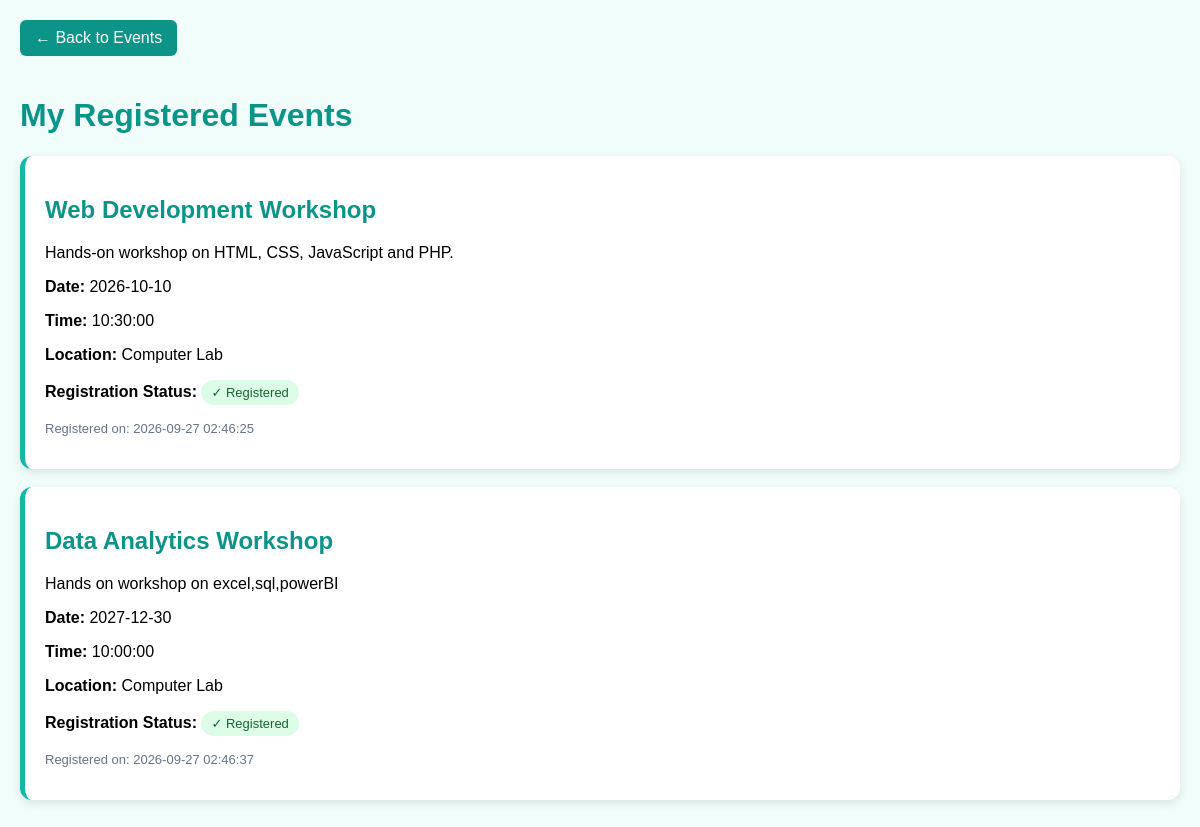
Screenshot of /my_events.php (signed in) with the database file from the repository.
### tables this page shows
CREATE TABLE `event_registrations` (
  `id` int(11) NOT NULL,
  `event_id` int(11) NOT NULL,
  `user_id` int(11) NOT NULL,
  `status` enum('registered','cancelled','attended') NOT NULL DEFAULT 'registered',
  `registered_at` datetime NOT NULL DEFAULT current_timestamp()
);

CREATE TABLE `events` (
  `id` int(11) NOT NULL,
  `title` varchar(255) NOT NULL,
  `description` text DEFAULT NULL,
  `event_date` date NOT NULL,
  `event_time` time NOT NULL,
  `location` varchar(255) DEFAULT NULL
);

### my_events.php (the view, shortened to what this page needs)
<?php
require_once 'includes/db.php';
$user_id = $_SESSION['user_id'];
$stmt = $conn->prepare("
    SELECT
        e.id,
        e.title,
        e.description,
        e.event_date,
        e.event_time,
        e.location,
        er.status,
        er.registered_at
    FROM event_registrations er
    INNER JOIN events e
        ON er.event_id = e.id
    WHERE er.user_id = ?
      AND er.status = 'registered'
    ORDER BY e.event_date ASC, e.event_time ASC
");
$stmt->bind_param("i", $user_id);
$stmt->execute();
$events = $stmt->get_result();
?>
<!DOCTYPE html>
<html lang="en">
<head>
</head>
<body>
<a href="view_events.php" class="back-btn">
    ← Back to Events
</a>
<h1>My Registered Events</h1>
<?php if ($events->num_rows === 0): ?>
    <p>
        You have not registered for any upcoming events yet.
    </p>
<?php else: ?>
    <?php while ($event = $events->fetch_assoc()): ?>
        <div class="event-card">
            <h2>
                <?= htmlspecialchars($event['title']) ?>
            </h2>
            <p>
                <?= nl2br(
                    htmlspecialchars($event['description'])
                ) ?>
            </p>
            <p>
                <strong>Date:</strong>
                <?= htmlspecialchars($event['event_date']) ?>
            </p>
            <p>
                <strong>Time:</strong>
                <?= htmlspecialchars($event['event_time']) ?>
            </p>
            <p>
                <strong>Location:</strong>
                <?= htmlspecialchars($event['location']) ?>
            </p>
            <p>
                <strong>Registration Status:</strong>
                <span class="status">
                    ✓ Registered
                </span>
            </p>
            <p style="font-size:13px;color:#64748b;">
                Registered on:
                <?= htmlspecialchars($event['registered_at']) ?>
            </p>
        </div>
    <?php endwhile; ?>
<?php endif; ?>
</body>
</html>

### my_events.php (style rules this page uses)
body { font-family: Poppins, sans-serif; background: #f0fdfa; padding: 20px; margin: 0; }
h1 { color: #0d9488; }
.event-card { background: white; padding: 20px; margin-bottom: 18px; border-radius: 12px; border-left: 5px solid #14b8a6; box-shadow: 0 3px 10px rgba(0,0,0,0.1); }
.event-card h2 { color: #0d9488; }
.back-btn { display: inline-block; margin-bottom: 20px; padding: 9px 15px; background: #0d9488; color: white; text-decoration: none; border-radius: 6px; }
.status { display: inline-block; background: #dcfce7; color: #166534; padding: 5px 10px; border-radius: 20px; font-size: 13px; }

### rows the page displays
event_registrations: event.title "Web Development Workshop", event.description "Hands-on workshop on HTML, CSS, JavaScript and PHP.", event.event_date "2026-10-10", event.event_time "10:30:00", event.location "Computer Lab", registered_at "2026-09-27 02:46:25"
event_registrations: event.title "Data Analytics Workshop", event.description "Hands on workshop on excel,sql,powerBI", event.event_date "2027-12-30", event.event_time "10:00:00", event.location "Computer Lab", registered_at "2026-09-27 02:46:37"
